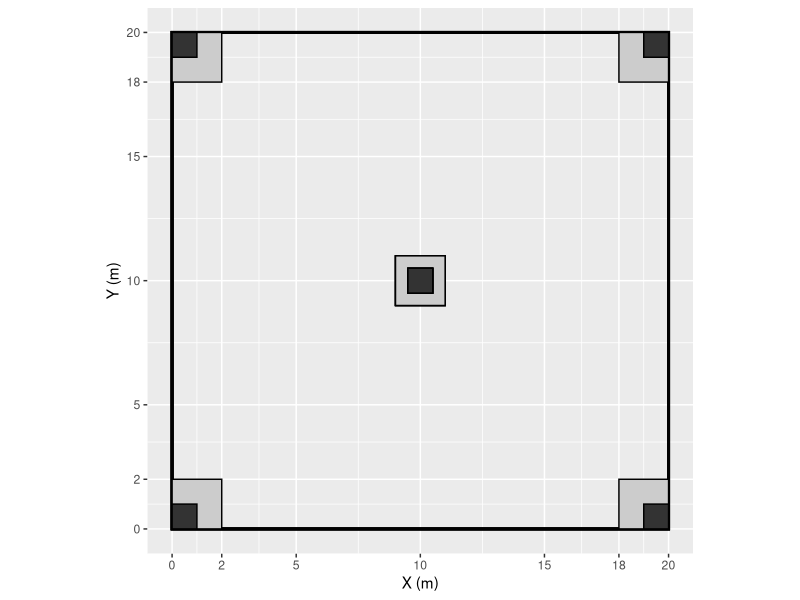

Here is the R script that generated this plot:
## ---- chunk 1
library(ggplot2)
P<-ggplot(aes(x=x,y=y),data=data.frame(x=c(0,20,20,0),y=c(0,0,20,20)))+
  geom_rect(aes(xmin=0,xmax=20,ymin=0,ymax=20), fill=alpha(0.2),
            colour="black",size=1)+ coord_fixed()+
  xlab("X (m)")+ylab("Y (m)")+
  scale_y_continuous(breaks=c(0,2,5,10,15,18,20))+
  scale_x_continuous(breaks=c(0,2,5,10,15,18,20))+
  geom_rect(aes(xmin=c(0,18,18,0),
                xmax=c(2,20,20,2),
                ymin=c(0,0,18,18),
                ymax=c(2,2,20,20)),fill = grey(0.8),colour="black")+
  geom_rect(aes(xmin=9,
                xmax=11,
                ymin=9,
                ymax=11),fill = grey(0.8),colour="black")+
  geom_rect(aes(xmin=c(0,19,19,0),
                xmax=c(1,20,20,1),
                ymin=c(0,0,19,19),
                ymax=c(1,1,20,20)),fill = grey(0.2),colour="black")+
  geom_rect(aes(xmin=9.5,
                xmax=10.5,
                ymin=9.5,
                ymax=10.5),fill = grey(0.2),colour="black")
##ggsave("samplot.png",width=8,height=8,unit="cm", dpi=400)
